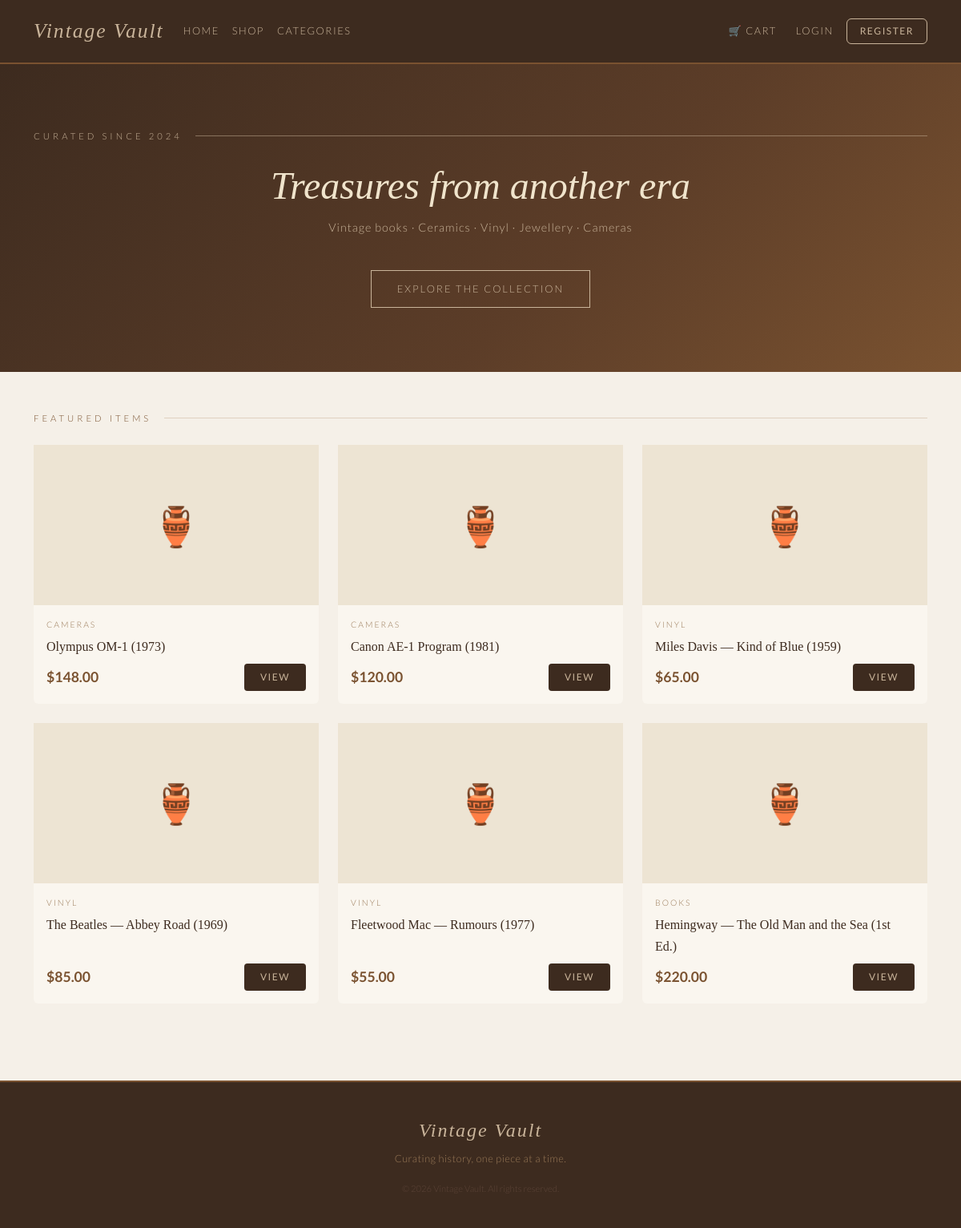
The page / on the database its author committed.
### tables this page shows
CREATE TABLE products (
    id          INT AUTO_INCREMENT PRIMARY KEY,
    category_id INT            NOT NULL,
    name        VARCHAR(200)   NOT NULL,
    description TEXT,
    price       DECIMAL(10,2)  NOT NULL,
    stock       INT            DEFAULT 0,
    image       VARCHAR(255)   DEFAULT 'placeholder.jpg',
    created_at  TIMESTAMP      DEFAULT CURRENT_TIMESTAMP,
    FOREIGN KEY (category_id) REFERENCES categories(id)
);

CREATE TABLE categories (
    id    INT AUTO_INCREMENT PRIMARY KEY,
    name  VARCHAR(100) NOT NULL,
    slug  VARCHAR(100) NOT NULL UNIQUE
);

### index.php (the view, shortened to what this page needs)
<?php
require 'db.php';
require 'includes/header.php';
$stmt = $pdo->query("
    SELECT p.*, c.name AS category_name
    FROM products p
    JOIN categories c ON p.category_id = c.id
    ORDER BY p.created_at DESC
    LIMIT 6
");
$products = $stmt->fetchAll();
?>
<section class="vv-hero">
    <div class="container">
        <p class="vv-section-title justify-content-center" style="color:#c9b49a">Curated since 2024</p>
        <h1>Treasures from another era</h1>
        <p class="lead">Vintage books · Ceramics · Vinyl · Jewellery · Cameras</p>
        <a href="/week1-brenda/week1b/shop.php" class="vv-hero-btn">Explore the collection</a>
    </div>
</section>
<section class="container py-5">
    <div class="vv-section-title">Featured items</div>
    <div class="row g-4">
        <?php foreach ($products as $product): ?>
        <div class="col-12 col-sm-6 col-lg-4">
            <div class="card vv-product-card border-0 h-100">
                <div class="vv-product-img">
                    <?php if ($product['image'] && file_exists("images/" . $product['image'])): ?>
                        <img src="/week1-brenda/week1b/images/<?= htmlspecialchars($product['image']) ?>"
                             alt="<?= htmlspecialchars($product['name']) ?>"
                             class="img-fluid w-100 h-100" style="object-fit:cover">
                    <?php else: ?>
                        🏺
                    <?php endif; ?>
                </div>
                <div class="card-body d-flex flex-column p-3">
                    <div class="vv-product-category"><?= htmlspecialchars($product['category_name']) ?></div>
                    <div class="vv-product-name"><?= htmlspecialchars($product['name']) ?></div>
                    <div class="mt-auto d-flex justify-content-between align-items-center">
                        <span class="vv-product-price">$<?= number_format($product['price'], 2) ?></span>
                        <a href="/week1-brenda/week1b/product.php?id=<?= $product['id'] ?>"
                           class="btn btn-vv-primary btn-sm">View</a>
                    </div>
                </div>
            </div>
        </div>
        <?php endforeach; ?>
    </div>
</section>
<?php require 'includes/footer.php'; ?>

### includes/header.php (shortened to what this page needs)
<!DOCTYPE html>
<html lang="en">
<head>
    <link href="https://cdn.jsdelivr.net/npm/bootstrap@5.3.0/dist/css/bootstrap.min.css" rel="stylesheet">
    <link rel="stylesheet" href="/week1/css/style.css">
</head>
<body>
<nav class="navbar navbar-expand-lg vv-navbar">
    <div class="container">
        <a class="navbar-brand vv-logo" href="/week1/index.php">Vintage Vault</a>
        <div class="collapse navbar-collapse" id="navMenu">
            <ul class="navbar-nav me-auto mb-2 mb-lg-0">
                <li class="nav-item"><a class="nav-link" href="/week1/index.php">Home</a></li>
                <li class="nav-item"><a class="nav-link" href="/week1/shop.php">Shop</a></li>
                <li class="nav-item"><a class="nav-link" href="/week1/categories.php">Categories</a></li>
            </ul>
            <ul class="navbar-nav ms-auto align-items-center gap-2">
                <li class="nav-item">
                    <a class="nav-link" href="/week1/cart.php">
                        🛒 Cart
                    </a>
                </li>
                <?php if (isset($_SESSION['user_id'])): ?>
                    <li class="nav-item">
                        <span class="nav-link vv-username">👤 <?= htmlspecialchars($_SESSION['user_name']) ?></span>
                    </li>
                    <?php if ($_SESSION['user_role'] === 'admin'): ?>
                        <li class="nav-item">
                            <a class="nav-link vv-admin-link" href="/week1/admin/dashboard.php">Admin Panel</a>
                        </li>
                    <?php endif; ?>
                    <li class="nav-item">
                        <a class="nav-link" href="/week1/logout.php">Logout</a>
                    </li>
                <?php else: ?>
                    <li class="nav-item"><a class="nav-link" href="/week1/login.php">Login</a></li>
                    <li class="nav-item"><a class="btn vv-btn-outline" href="/week1/register.php">Register</a></li>
                <?php endif; ?>
            </ul>
        </div>
    </div>
</nav>

### includes/footer.php (shortened to what this page needs)
<footer class="vv-footer mt-5">
    <div class="container text-center">
        <p class="vv-footer-logo">Vintage Vault</p>
        <p class="vv-footer-sub">Curating history, one piece at a time.</p>
        <p class="vv-footer-copy">
            &copy; <?= date('Y') ?> Vintage Vault. All rights reserved.
        </p>
    </div>
</footer>
</body>
</html>

### css/style.css (style rules this page uses)
:root { --vv-cream: #f5f0e8; --vv-parchment: #ede4d3; --vv-gold: #c9b49a; --vv-brown: #7a5230; --vv-dark: #3d2b1f; --vv-text: #4a3628; --vv-muted: #9a7a58; --font-serif: 'Playfair Display', Georgia, serif; --font-sans: 'Lato', sans-serif; }
body { background-color: var(--vv-cream); color: var(--vv-text); font-family: var(--font-sans); font-weight: 300; line-height: 1.7; }
h1, h2, h3, h4 { font-family: var(--font-serif); color: var(--vv-dark); }
a { color: var(--vv-brown); text-decoration: none; }
.vv-navbar { background-color: var(--vv-dark); padding: 12px 0; border-bottom: 2px solid var(--vv-brown); }
.vv-logo { font-family: var(--font-serif); font-style: italic; font-size: 1.6rem; color: var(--vv-gold) !important; letter-spacing: 2px; }
.vv-navbar .nav-link { color: var(--vv-gold) !important; font-size: 0.8rem; letter-spacing: 1.5px; text-transform: uppercase; transition: color 0.2s; }
.vv-btn-outline { border: 1.5px solid var(--vv-gold); color: var(--vv-gold) !important; font-size: 0.75rem; letter-spacing: 1.5px; text-transform: uppercase; padding: 6px 16px; transition: all 0.2s; }
.vv-hero { background: linear-gradient(135deg, var(--vv-dark) 0%, #5c3d28 60%, var(--vv-brown) 100%); color: var(--vv-cream); padding: 80px 20px; text-align: center; }
.vv-hero h1 { font-size: 3rem; color: #f0e4cc; font-style: italic; font-weight: 400; margin-bottom: 12px; }
.vv-hero .lead { color: var(--vv-gold); font-size: 0.9rem; letter-spacing: 1px; }
.vv-hero-btn { display: inline-block; margin-top: 24px; padding: 12px 32px; border: 1.5px solid var(--vv-gold); color: var(--vv-gold); font-size: 0.8rem; letter-spacing: 2px; text-transform: uppercase; transition: all 0.25s; }
.vv-section-title { font-family: var(--font-sans); font-size: 0.7rem; letter-spacing: 4px; text-transform: uppercase; color: var(--vv-brown); display: flex; align-items: center; gap: 16px; margin-bottom: 24px; }
.vv-section-title::after { content: ''; flex: 1; height: 1px; background: var(--vv-gold); opacity: 0.5; }
.vv-product-card { background: #faf6ef; border: 1px solid var(--vv-parchment); transition: transform 0.2s, box-shadow 0.2s; height: 100%; }
.vv-product-img { height: 200px; object-fit: cover; width: 100%; background-color: var(--vv-parchment); display: flex; align-items: center; justify-content: center; font-size: 3rem; }
.vv-product-category { font-size: 0.65rem; letter-spacing: 2px; text-transform: uppercase; color: var(--vv-muted); margin-bottom: 4px; }
.vv-product-name { font-family: var(--font-serif); font-size: 1rem; color: var(--vv-dark); margin-bottom: 8px; }
.vv-product-price { font-size: 1.1rem; font-weight: 700; color: var(--vv-brown); }
.btn-vv-primary { background-color: var(--vv-dark); color: var(--vv-gold); border: none; font-size: 0.75rem; letter-spacing: 1.5px; text-transform: uppercase; padding: 8px 20px; transition: background 0.2s; }
.vv-footer { background-color: var(--vv-dark); padding: 40px 0 24px; border-top: 2px solid var(--vv-brown); }
.vv-footer-logo { font-family: var(--font-serif); font-style: italic; font-size: 1.5rem; color: var(--vv-gold); letter-spacing: 2px; margin-bottom: 4px; }
.vv-footer-sub { font-size: 0.8rem; color: var(--vv-muted); letter-spacing: 0.5px; }
.vv-footer-copy { font-size: 0.7rem; color: #5c4438; margin-top: 12px; }

### rows shown on the page
products: category.name "CAMERAS", name "Olympus OM-1 (1973)", price "148.00"
products: category.name "CAMERAS", name "Canon AE-1 Program (1981)", price "120.00"
products: category.name "VINYL", name "Miles Davis — Kind of Blue (1959)", price "65.00"
products: category.name "VINYL", name "The Beatles — Abbey Road (1969)", price "85.00"
products: category.name "VINYL", name "Fleetwood Mac — Rumours (1977)", price "55.00"
products: category.name "BOOKS", name "Hemingway — The Old Man and the Sea (1st Ed.)", price "220.00"
